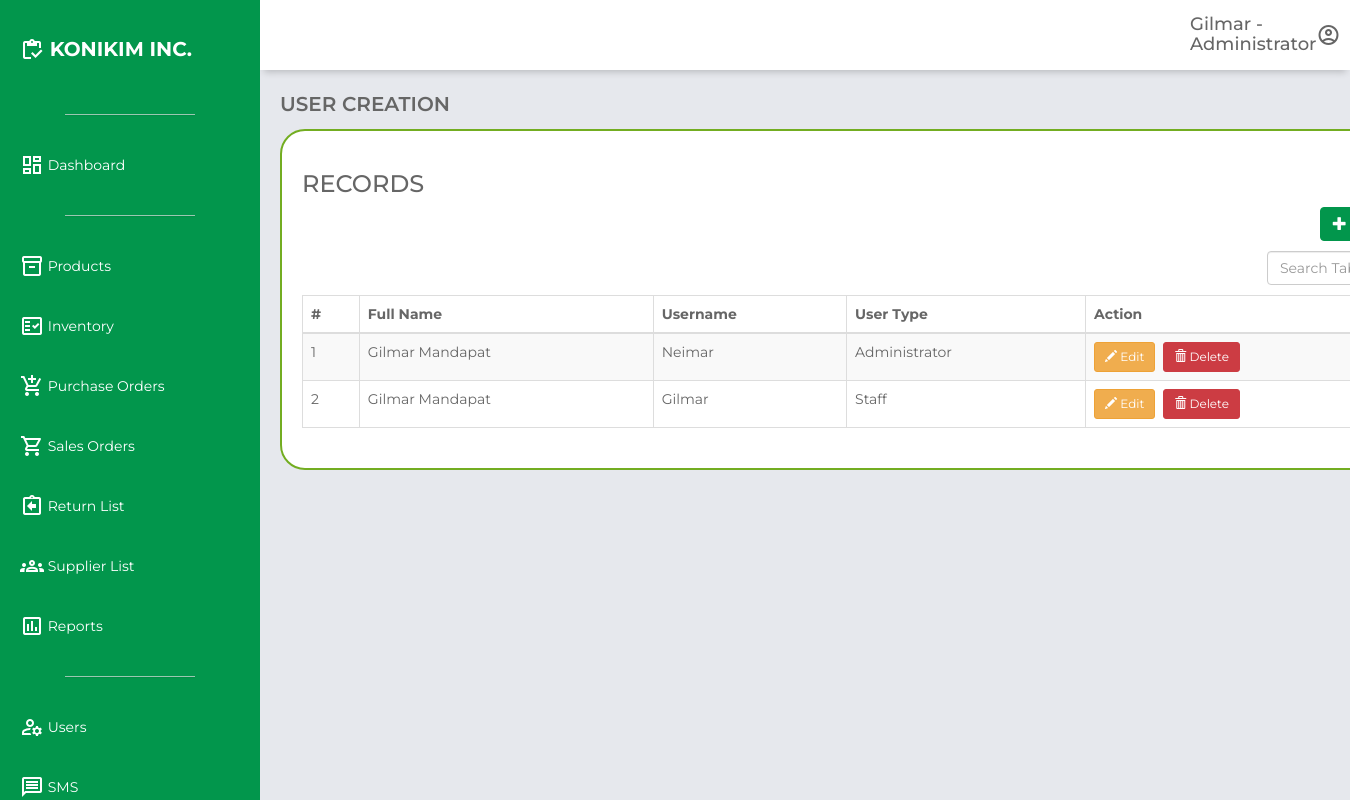
The page /user.php (signed in) on the database its author committed.
### tables this page shows
CREATE TABLE `users` (
  `id` int(11) NOT NULL,
  `firstname` varchar(100) NOT NULL,
  `lastname` varchar(100) NOT NULL,
  `username` varchar(50) NOT NULL,
  `password` varchar(255) NOT NULL,
  `user_type` enum('Administrator','Staff') NOT NULL,
  `created_at` timestamp NOT NULL DEFAULT current_timestamp()
);

### user.php (the view, shortened to what this page needs)
<?php
if (isset($_SESSION['loggedin']) && $_SESSION['loggedin'] == true && isset($_SESSION['firstname']) && isset($_SESSION['user_type'])) {
    $userFirstName = $_SESSION['firstname'];
    $userType = $_SESSION['user_type'];
} else {
    $userFirstName = 'Unknown';
    $userType = 'Unknown';
}
?>
<!DOCTYPE html>
<html lang="en">
<head>
    <link rel="stylesheet" href="https://unpkg.com/boxicons@2.0.7/css/boxicons.min.css">
    <link href="https://maxcdn.bootstrapcdn.com/bootstrap/3.3.0/css/bootstrap.min.css" rel="stylesheet">
    <link href="https://cdn.datatables.net/1.10.25/css/dataTables.bootstrap.min.css" rel="stylesheet">
    <link rel="stylesheet" href="css\dashboard.css">
</head>
<body>
    <div class="grid-container">
        <header class="header">
            <div class="header-right" style="margin-left: 900px;">
                <h4><?php echo htmlspecialchars($userFirstName); ?> - <?php echo htmlspecialchars($userType); ?></h4>
            </div>
            <span class="material-icons-outlined" id="userIcon">account_circle</span>
        </header>
        <aside id="sidebar">
            <div class="sidebar-title">
                <div class="sidebar-brand">
                    <span class="material-icons-outlined">inventory</span> KONIKIM INC.
                </div>
            </div>
            <ul class="sidebar-list">
                <hr class="sidebar-divider hr-sidebar-divider">
                <li class="sidebar-list-item">
                    <a href="dashboard.php" target="_self">
                        <span class="material-icons-outlined">dashboard</span> Dashboard
                    </a>
                </li>
                <hr class="sidebar-divider hr-sidebar-divider">
                <li class="sidebar-list-item">
                    <a href="products.php" target="_self">
                        <span class="material-icons-outlined">inventory_2</span> Products
                    </a>
                </li>
                <li class="sidebar-list-item">
                    <a href="inventory.php" target="_self">
                        <span class="material-icons-outlined">fact_check</span> Inventory
                    </a>
                </li>
                <li class="sidebar-list-item">
                    <a href="purchase_orders.php" target="_self">
                        <span class="material-icons-outlined">add_shopping_cart</span> Purchase Orders
                    </a>
                </li>
                <li class="sidebar-list-item">
                    <a href="sales_orders.php" target="_self">
                        <span class="material-icons-outlined">shopping_cart</span> Sales Orders
                    </a>
                </li>
                <li class="sidebar-list-item">
                    <a href="return_list.php" target="_self">
                        <span class="material-icons-outlined">assignment_return</span> Return List
                    </a>
                </li>
                <li class="sidebar-list-item">
                    <a href="supplier.php" target="_self">
                        <span class="material-icons-outlined">groups</span> Supplier List
                    </a>
                </li>
                <li class="sidebar-list-item">
                    <a href="reports.php" target="_self">
                        <span class="material-icons-outlined">poll</span> Reports
                    </a>
                </li>
                <?php if ($_SESSION['user_type'] == 'Administrator') : ?>
                    <hr class="sidebar-divider hr-sidebar-divider">
                    <li class="sidebar-list-item">
                        <a href="user.php" target="_self">
                            <span class="material-icons-outlined">manage_accounts</span> Users
                        </a>
                    </li>
                    <li class="sidebar-list-item">
                        <a href="sms.php" target="_self">
                            <span class="material-icons-outlined">message</span> SMS
                        </a>
                    </li>
                <?php endif; ?>
            </ul>
        </aside>
        <main class="main-container">
            <div class="main-title">
                <p class="font-weight-bold">USER CREATION</p>
            </div>
            <div class="container" style="font-family: 'Montserrat', sans-serif !important;">
                <div class="row">
                    <div class="col-md-12">
                        <h3>RECORDS</h3>
                        <a href="user_register.php" class="btn btn-warning pull-right" style="margin-bottom: 10px; position: relative; background-color: #02964C; border-color: #02964C;"><span class="glyphicon glyphicon-plus"></span> Add User </a>
                    </div>
                </div>
                <div class="row">
                    <div class="col-md-2" style="margin-left: 965px; margin-bottom: 10px;">
                        <input type="text" id="tableSearch" class="form-control" placeholder="Search Table...">
                    </div>
                    <div class="col-md-12">
                        <div class="table-responsive">
                            <table class="table table-bordered table-striped">
                                <thead>
                                    <tr>
                                        <th>#</th>
                                        <th>Full Name</th>
                                        <th>Username</th>
                                        <th>User Type</th>
                                        <th>Action</th>
                                    </tr>
                                </thead>
                                <tbody>
                                    <?php
                                    require_once 'db_config.php';
                                    $sql = mysqli_query($conn, "SELECT id, firstname, lastname, username, user_type FROM users");
                                    $count = 1;
                                    while ($row = mysqli_fetch_array($sql)) {
                                    ?>
                                        <tr>
                                            <td><?php echo $count ?></td>
                                            <td><?php echo $row['firstname'] . " " . $row['lastname']; ?></td>
                                            <td><?php echo $row['username']; ?></td>
                                            <td><?php echo $row['user_type']; ?></td>
                                            <td>
                                                <div style="display: flex; align-items: center;">
                                                    <a href="user_edit.php?editid=<?php echo htmlentities($row['id']); ?>" style="margin-right: 8px; position: relative;" class="btn btn-warning btn-sm">
                                                        <span class="glyphicon glyphicon-pencil"></span> Edit
                                                    </a>
                                                    <a href="user.php?delid=<?php echo htmlentities($row['id']); ?>" onClick="return confirm('Do you really want to remove this record?')" class="btn btn-danger btn-sm" style="background-color: #cc3c43; border-color: #cc3c43;">
                                                        <span class="glyphicon glyphicon-trash"></span> Delete
                                                    </a>
                                                </div>
                                            </td>
                                        </tr>
                                    <?php
                                        $count++;
                                    }
                                    ?>
                                </tbody>
                            </table>
                        </div>
                    </div>
                </div>
            </div>
        </main>
    </div>
</body>
</html>

### css/dashboard.css (style rules this page uses)
body { margin: 0; padding: 0; box-sizing: border-box; background-color: #e6e8ed; color: #666666; font-family: "Montserrat", sans-serif !important; }
.material-icons-outlined { vertical-align: middle; line-height: 1px; }
.font-weight-bold { font-weight: 600; }
.grid-container { display: grid; grid-template-columns: 260px 1fr 1fr 1fr; grid-template-rows: 0.2fr 3fr; grid-template-areas: "sidebar header header header" "sidebar main main main"; height: 100vh; }
.header { grid-area: header; height: 70px; background-color: #ffffff; display: flex; align-items: center; justify-content: space-between; padding: 0 30px 0 30px; box-shadow: 0 6px 7px -4px rgba(0, 0, 0, 0.2); }
#sidebar { grid-area: sidebar; height: 100%; background-color: #02964C; color: #ffffff; overflow-y: auto; transition: all 0.5s; -webkit-transition: all 0.5s; }
.hr-sidebar-divider { border-top: 1px solid #ddd; margin: 20px auto; width: 50%; opacity: 0.7; box-shadow: 0 1px 1px rgba(0, 0, 0, 0.1); }
.sidebar-title { display: flex; justify-content: space-between; align-items: center; padding: 20px 20px 20px 20px; margin-bottom: 30px; }
.sidebar-brand { margin-top: 15px; font-size: 20px; font-weight: 700; }
.sidebar-list { padding: 0; margin-top: 15px; list-style-type: none; }
.sidebar-list-item { padding: 20px 20px 20px 20px; }
.sidebar-list-item > a { text-decoration: none; color: #ffffff; }
.main-container { grid-area: main; overflow-y: auto; padding: 20px 20px; }
.container { background-color: #fff; border-radius: 25px; border: 2px solid #73AD21; padding: 20px; }
.main-title { display: flex; justify-content: space-between; }
.main-title > p { font-size: 20px; }

### rows shown on the page
users: firstname "Gilmar", lastname "Mandapat", username "Neimar", user_type "Administrator"
users: firstname "Gilmar", lastname "Mandapat", username "Gilmar", user_type "Staff"

### other values the page prints
$userFirstName "Gilmar"
$userType "Administrator"
